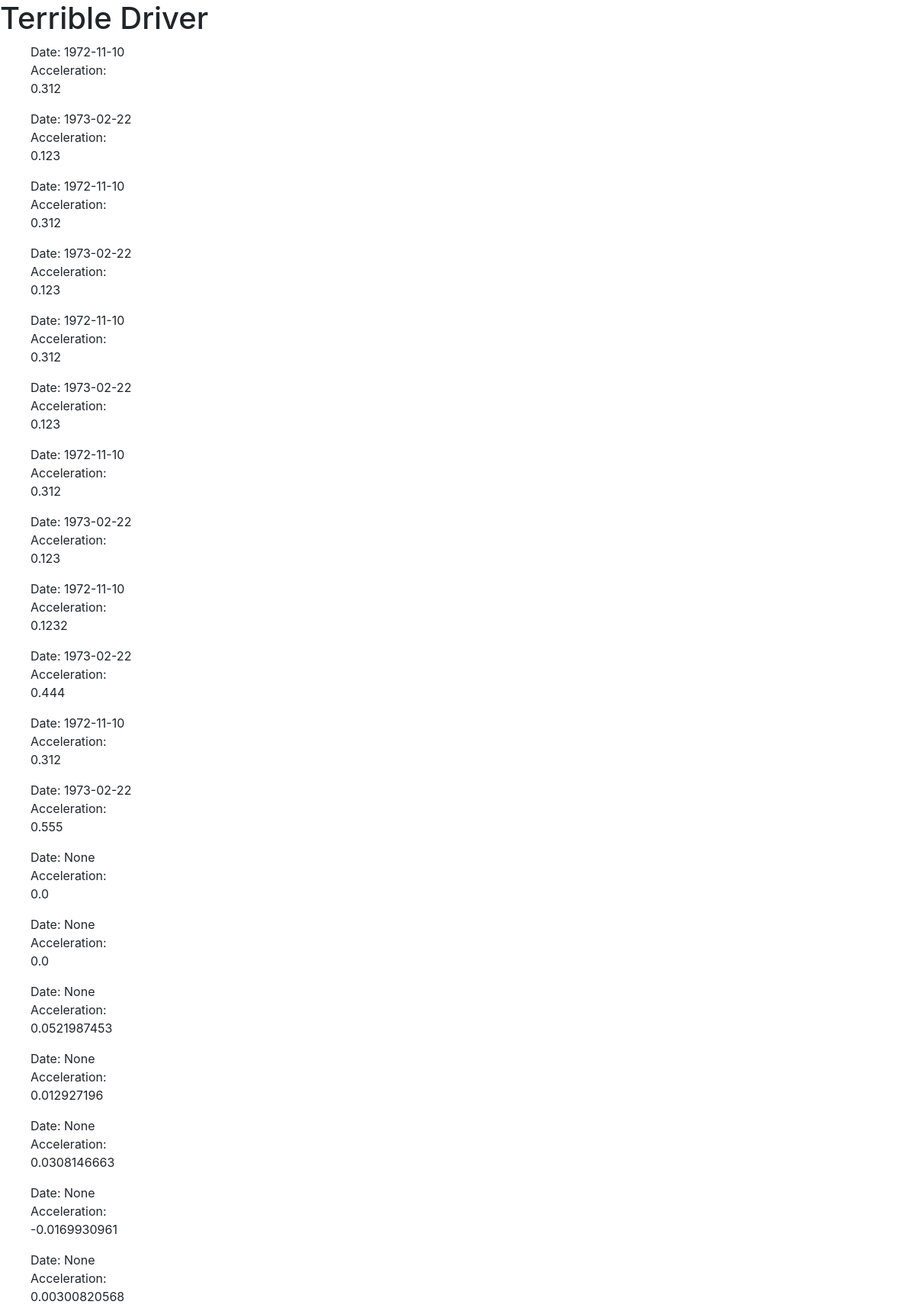
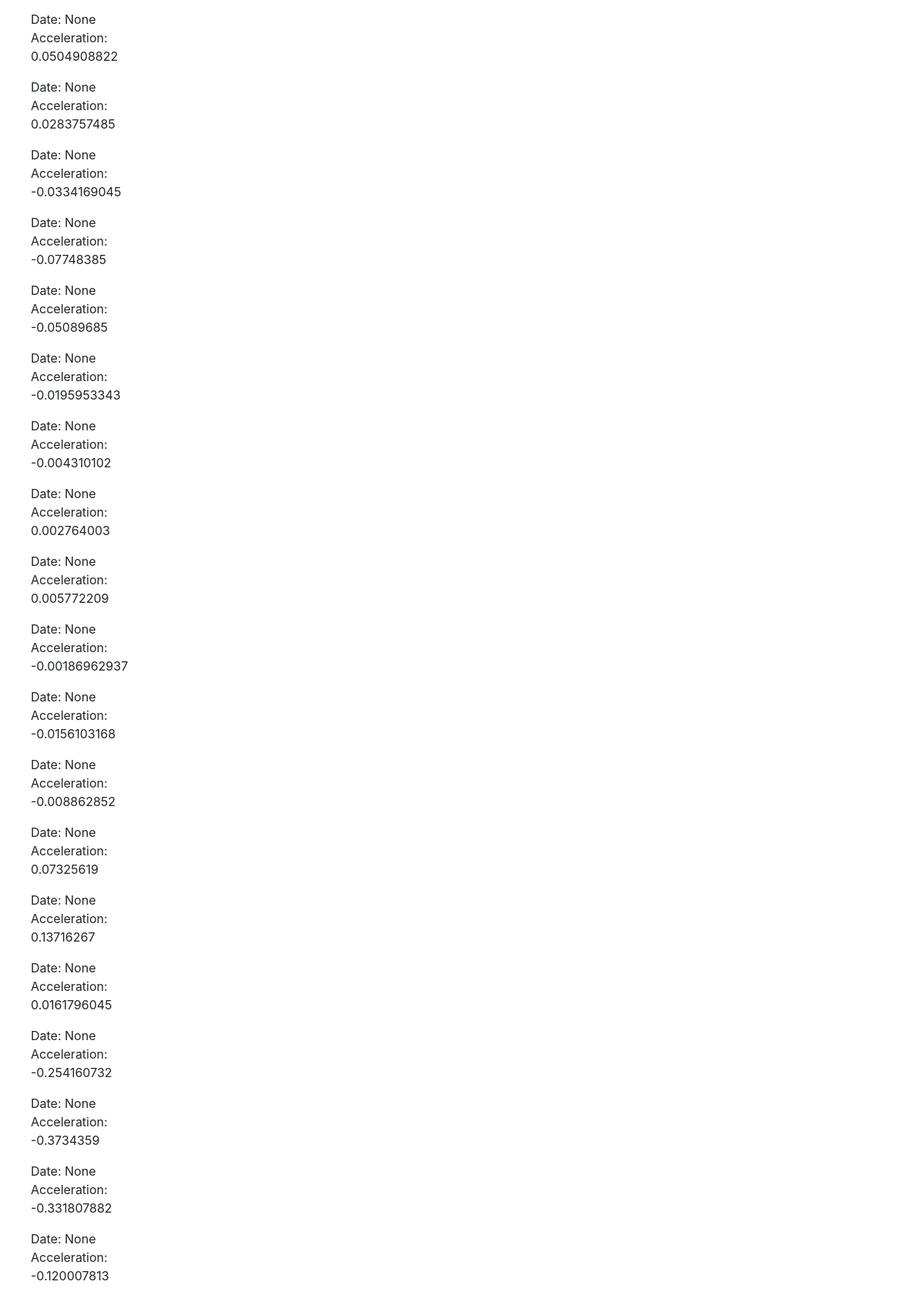
The page /show (upper part) on the database its author committed (2 pictures, top to bottom).
### app.py (models this page shows, shortened)
class Acceleration(db.Model):
	id = db.Column(db.Integer, primary_key=True)
	accelTime = db.Column(db.Date)
	accelY =db.Column(db.Float)

### app.py (the view)
@app.route("/show", methods=['GET'])
def showAccelerations():
	queryres = Acceleration.query.all()
	for a in queryres:
		print(a.accelY)
	return render_template('Accels.html', accelerations = queryres)

### templates/Accels.html (shortened to what this page needs)
<!DOCTYPE html>
<html>
<head>
</head>
<body>
	{% block container %}
	<div class="top-pad">
	<h1>Terrible Driver</h1>
	{% for a in accelerations %}
		<div class="well">
			<ul>
				<div> Date: {{a.accelTime}}</div>
				<span> Acceleration: <div name="accel">{{a['accelY']}}</div> </span>
			</ul>
		</div>
	{% endfor %}
	</div>
	{% endblock %}
</body>
<link rel='stylesheet' type='text/css' href='https://stackpath.bootstrapcdn.com/bootstrap/4.1.3/css/bootstrap.min.css'>
</html>

### rows shown on the page
Acceleration: accelTime "1972-11-10", accelY "0.312"
Acceleration: accelTime "1973-02-22", accelY "0.123"
Acceleration: accelTime "1972-11-10", accelY "0.312"
Acceleration: accelTime "1973-02-22", accelY "0.123"
Acceleration: accelTime "1972-11-10", accelY "0.312"
Acceleration: accelTime "1973-02-22", accelY "0.123"
Acceleration: accelTime "1972-11-10", accelY "0.312"
Acceleration: accelTime "1973-02-22", accelY "0.123"
Acceleration: accelTime "1972-11-10", accelY "0.1232"
Acceleration: accelTime "1973-02-22", accelY "0.444"
Acceleration: accelTime "1972-11-10", accelY "0.312"
Acceleration: accelTime "1973-02-22", accelY "0.555"
Acceleration: accelTime "None", accelY "0.0"
Acceleration: accelTime "None", accelY "0.0"
Acceleration: accelTime "None", accelY "0.0521987453"
Acceleration: accelTime "None", accelY "0.012927196"
Acceleration: accelTime "None", accelY "0.0308146663"
Acceleration: accelTime "None", accelY "-0.0169930961"
Acceleration: accelTime "None", accelY "0.00300820568"
Acceleration: accelTime "None", accelY "0.0504908822"
Acceleration: accelTime "None", accelY "0.0283757485"
Acceleration: accelTime "None", accelY "-0.0334169045"
Acceleration: accelTime "None", accelY "-0.07748385"
Acceleration: accelTime "None", accelY "-0.05089685"
Acceleration: accelTime "None", accelY "-0.0195953343"
Acceleration: accelTime "None", accelY "-0.004310102"
Acceleration: accelTime "None", accelY "0.002764003"
Acceleration: accelTime "None", accelY "0.005772209"
Acceleration: accelTime "None", accelY "-0.00186962937"
Acceleration: accelTime "None", accelY "-0.0156103168"
Acceleration: accelTime "None", accelY "-0.008862852"
Acceleration: accelTime "None", accelY "0.07325619"
Acceleration: accelTime "None", accelY "0.13716267"
Acceleration: accelTime "None", accelY "0.0161796045"
Acceleration: accelTime "None", accelY "-0.254160732"
Acceleration: accelTime "None", accelY "-0.3734359"
Acceleration: accelTime "None", accelY "-0.331807882"
Acceleration: accelTime "None", accelY "-0.120007813"
